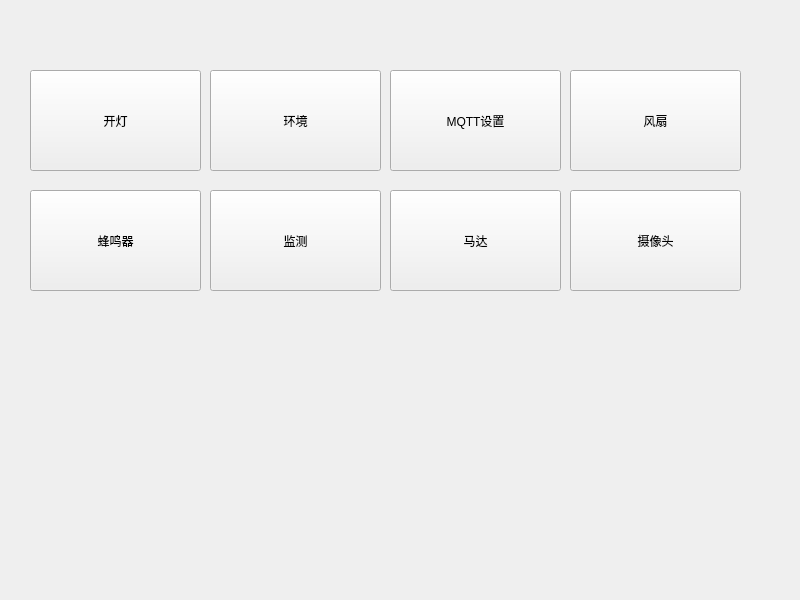
<?xml version="1.0" encoding="UTF-8"?>
<ui version="4.0">
 <class>Widget</class>
 <widget class="QWidget" name="Widget">
  <property name="geometry">
   <rect>
    <x>0</x>
    <y>0</y>
    <width>800</width>
    <height>600</height>
   </rect>
  </property>
  <property name="windowTitle">
   <string>Widget</string>
  </property>
  <widget class="QPushButton" name="pushButton">
   <property name="geometry">
    <rect>
     <x>30</x>
     <y>70</y>
     <width>171</width>
     <height>101</height>
    </rect>
   </property>
   <property name="styleSheet">
    <string notr="true">font: 25pt &quot;Ubuntu&quot;;</string>
   </property>
   <property name="text">
    <string>开灯</string>
   </property>
  </widget>
  <widget class="QPushButton" name="pushButton_2">
   <property name="geometry">
    <rect>
     <x>210</x>
     <y>70</y>
     <width>171</width>
     <height>101</height>
    </rect>
   </property>
   <property name="styleSheet">
    <string notr="true">font: 25pt &quot;Ubuntu&quot;;</string>
   </property>
   <property name="text">
    <string>环境</string>
   </property>
  </widget>
  <widget class="QPushButton" name="pushButton_3">
   <property name="geometry">
    <rect>
     <x>390</x>
     <y>70</y>
     <width>171</width>
     <height>101</height>
    </rect>
   </property>
   <property name="styleSheet">
    <string notr="true">font: 25pt &quot;Ubuntu&quot;;</string>
   </property>
   <property name="text">
    <string>MQTT设置</string>
   </property>
  </widget>
  <widget class="QPushButton" name="pushButton_4">
   <property name="geometry">
    <rect>
     <x>570</x>
     <y>70</y>
     <width>171</width>
     <height>101</height>
    </rect>
   </property>
   <property name="styleSheet">
    <string notr="true">font: 25pt &quot;Ubuntu&quot;;</string>
   </property>
   <property name="text">
    <string>风扇</string>
   </property>
  </widget>
  <widget class="QPushButton" name="pushButton_5">
   <property name="geometry">
    <rect>
     <x>30</x>
     <y>190</y>
     <width>171</width>
     <height>101</height>
    </rect>
   </property>
   <property name="styleSheet">
    <string notr="true">font: 25pt &quot;Ubuntu&quot;;</string>
   </property>
   <property name="text">
    <string>蜂鸣器</string>
   </property>
  </widget>
  <widget class="QPushButton" name="pushButton_6">
   <property name="geometry">
    <rect>
     <x>210</x>
     <y>190</y>
     <width>171</width>
     <height>101</height>
    </rect>
   </property>
   <property name="styleSheet">
    <string notr="true">font: 25pt &quot;Ubuntu&quot;;</string>
   </property>
   <property name="text">
    <string>监测</string>
   </property>
  </widget>
  <widget class="QPushButton" name="pushButton_7">
   <property name="geometry">
    <rect>
     <x>390</x>
     <y>190</y>
     <width>171</width>
     <height>101</height>
    </rect>
   </property>
   <property name="styleSheet">
    <string notr="true">font: 25pt &quot;Ubuntu&quot;;</string>
   </property>
   <property name="text">
    <string>马达</string>
   </property>
  </widget>
  <widget class="QPushButton" name="pushButton_8">
   <property name="geometry">
    <rect>
     <x>570</x>
     <y>190</y>
     <width>171</width>
     <height>101</height>
    </rect>
   </property>
   <property name="styleSheet">
    <string notr="true">font: 25pt &quot;Ubuntu&quot;;</string>
   </property>
   <property name="text">
    <string>摄像头</string>
   </property>
  </widget>
 </widget>
 <resources/>
 <connections/>
</ui>
